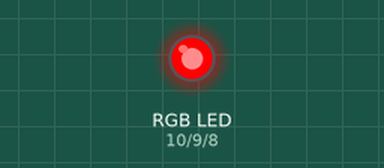
Bench run of a sketch on a simulated Arduino Uno, built with avr-gcc and run on an emulated ATmega328P. Parts: an RGB LED mixed from three pins (HIGH = lit).

Above: at 0.5 s.
At 1.5 s:
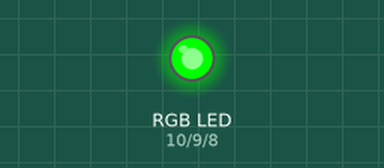
At 2.5 s:
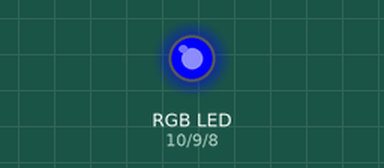
At 3.5 s:
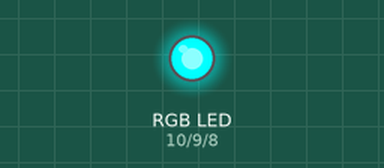
At 5.5 s:
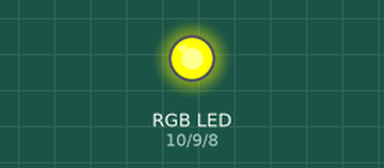
At 7.0 s:
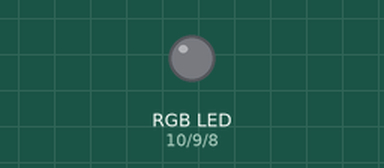
Timing chart, 0 to 10.4 s (numbered marks = the images above):
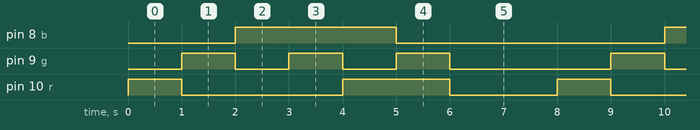

The sketch:

rgb_2.ino
```cpp
const int r=10,g=9,b=8,d=1000;

void setup(){
  pinMode(r,OUTPUT);
  pinMode(g,OUTPUT);
  pinMode(b,OUTPUT);
}

void loop(){
  f(1,0,0);
  delay(d);
  f(0,1,0);
  delay(d);
  f(0,0,1);
  delay(d);


  f(0,1,1);
  delay(d);
  f(1,0,1);
  delay(d);
  f(1,1,0);
  delay(d);

  f(0,0,0);
  delay(2000);
}

void f(int aa,int bb,int cc){
  digitalWrite(r,aa);
  digitalWrite(g,bb);
  digitalWrite(b,cc);
}
```

Measured:
- by itself, pin 8 (b): alternates HIGH for 3.0 s and LOW for 5.0 s
- by itself, pin 9 (g): repeats every 8.0 s: 2 × (LOW 1.0 s, HIGH 1.0 s), LOW 3.0 s, HIGH 1.0 s
- by itself, pin 10 (r): repeats every 8.0 s: LOW 3.0 s, HIGH 2.0 s, LOW 2.0 s, HIGH 1.0 s
